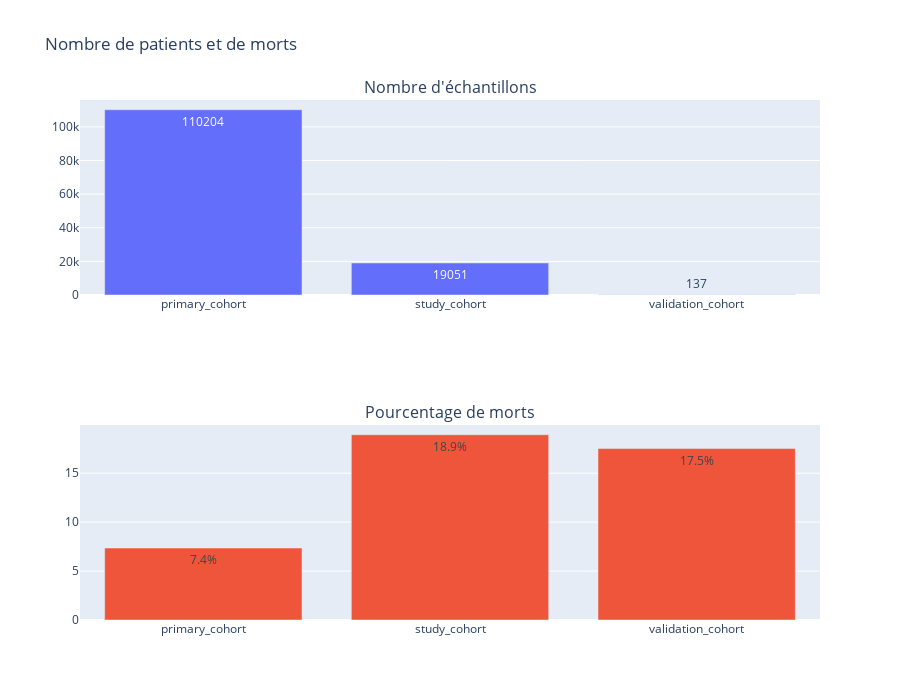

Here is the notebook cell this chart was saved with:
### Markdown cell above
# I. Description des datasets
### I. 1) Nombre d'échantillons et de personnes décédées (target)

### Code cell
cohorts = ["primary_cohort", "study_cohort", "validation_cohort"]
sizes = [len(dict_df[cohort]) for cohort in cohorts]

fig = make_subplots(rows=2, cols=1, subplot_titles=[
    "Nombre d'échantillons", "Pourcentage de morts"
])

fig.add_trace(
    go.Bar(x=cohorts, y=sizes, text=sizes, textposition="auto", name="Taille"),
    row=1, col=1
)

prop_deads = [
    100 * (len(dict_df[cohort]) - dict_df[cohort].hospital_outcome_1alive_0dead.sum()) / len(dict_df[cohort])
    for cohort in cohorts
]

fig.add_trace(
    go.Bar(x=cohorts, y=prop_deads, text=[f"{v:.1f}%" for v in prop_deads],
           textposition="auto", name="% morts"),
    row=2, col=1
)

fig.update_layout(
    title="Nombre de patients et de morts",
    height=700,
    showlegend=False
)

fig.show()

### Figure 1 — Plotly figure (JSON) as saved in the notebook; plotly's stock layout.template omitted (floating-point values rounded to 4 significant figures)
{"data": [{"name": "Taille", "text": ["110204", "19051", "137"], "textposition": "auto", "type": "bar", "x": ["primary_cohort", "study_cohort", "validation_cohort"], "xaxis": "x", "y": [110204, 19051, 137], "yaxis": "y"}, {"name": "% morts", "text": ["7.4%", "18.9%", "17.5%"], "textposition": "auto", "type": "bar", "x": ["primary_cohort", "study_cohort", "validation_cohort"], "xaxis": "x2", "y": [7.355, 18.93, 17.52], "yaxis": "y2"}], "layout": {"annotations": [{"font": {"size": 16}, "showarrow": false, "text": "Nombre d'échantillons", "x": 0.5, "xanchor": "center", "xref": "paper", "y": 1, "yanchor": "bottom", "yref": "paper"}, {"font": {"size": 16}, "showarrow": false, "text": "Pourcentage de morts", "x": 0.5, "xanchor": "center", "xref": "paper", "y": 0.375, "yanchor": "bottom", "yref": "paper"}], "height": 700, "showlegend": false, "title": {"text": "Nombre de patients et de morts"}, "xaxis": {"anchor": "y", "domain": [0, 1]}, "xaxis2": {"anchor": "y2", "domain": [0, 1]}, "yaxis": {"anchor": "x", "domain": [0.625, 1]}, "yaxis2": {"anchor": "x2", "domain": [0, 0.375]}}}
